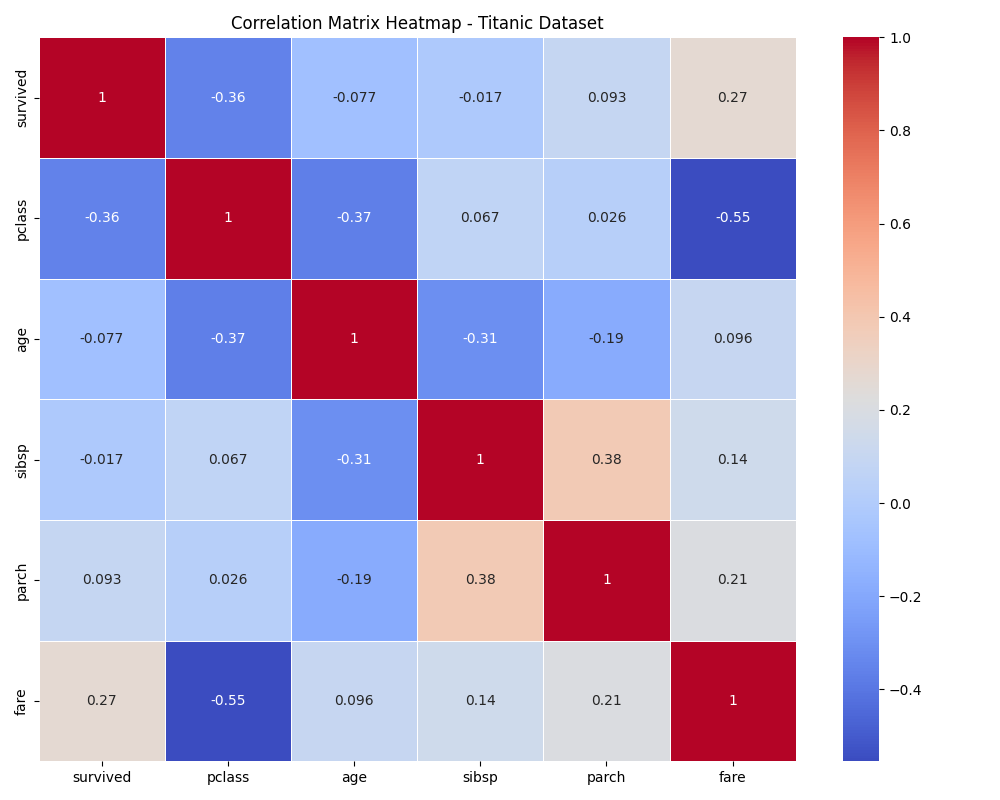

This chart was generated by the following Python code:
import seaborn as sns
import pandas as pd
import matplotlib.pyplot as plt

# Load Titanic dataset
df = sns.load_dataset("titanic")
numeric_df = df.select_dtypes(include=['float64', 'int64'])

# Drop rows with nulls
numeric_df = numeric_df.dropna()

# Compute correlation matrix
correlation_matrix = numeric_df.corr()

# Plot heatmap
plt.figure(figsize=(10, 8))
sns.heatmap(correlation_matrix, annot=True, cmap='coolwarm', linewidths=0.5)
plt.title("Correlation Matrix Heatmap - Titanic Dataset")
plt.tight_layout()
plt.savefig("correlation_heatmap.png")
plt.show()
